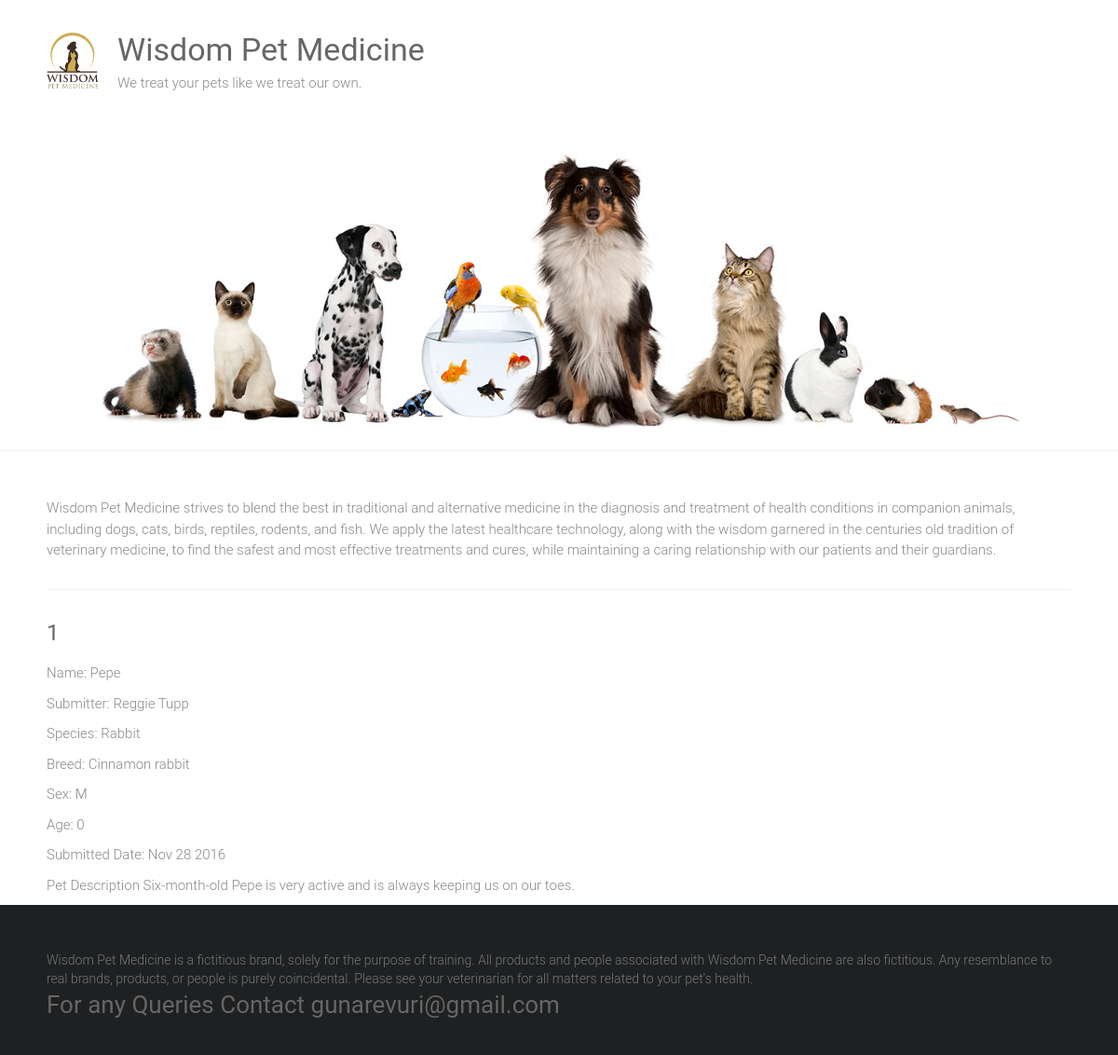
The app's page /adoptions/1 with its own data.
### adoptions/models.py (models this page shows)
class Pet(models.Model):
    SEX_CHOICES = [('M', 'Male'), ('F', 'Female')]
    name = models.CharField(max_length=100)
    submitter = models.CharField(max_length=100)
    species = models.CharField(max_length=30)
    breed = models.CharField(max_length=30, blank=True)
    description = models.TextField()
    sex = models.CharField(choices=SEX_CHOICES, max_length=1, blank=True)
    submission_date = models.DateTimeField()
    age = models.IntegerField(null=True)
    vaccinations = models.ManyToManyField('Vaccine', blank=True)

### adoptions/views.py (the view)
# urls.py: path('adoptions/<int:id>', views.pet_detail, name='pet_detail'),
def pet_detail(request, id):
    try:
        pet = Pet.objects.get(id=id)
    except Pet.DoesNotExist:
        raise Http404('Pet not found')
    return render(request, 'adoptions/pet_detail.html', {'pet': pet})

### adoptions/templates/adoptions/pet_detail.html (shortened to what this page needs)
{% extends 'adoptions/base.html' %}
{% block content %}
<div class="pet_detail">
	<h4>{{pet.id}}</h4>
	<p> Name: {{pet.name | capfirst }}</p>
	<p>Submitter: {{ pet.submitter }}</p>
	<p>Species: {{ pet.species }}</p>
	{% if pet.breed %}
		<p>Breed: {{ pet.breed }}</p>
	{% endif %}
	{% if pet.sex %}
		<p>Sex: {{ pet.sex }}</p>
	{% endif %}
	<p> Age: {{ pet.age }}</p>
	<p>Submitted Date: {{ pet.submission_date| date:"M d Y" }}</p>
	<p>Pet Description {{ pet.description }} </p>
</div>
{% endblock %}

### adoptions/templates/adoptions/base.html (shortened to what this page needs)
{% load static %}
<html lang="en-US">
    <head>
               <link rel="stylesheet" id="ample-style-css" href="{% static 'style.css' %}" type="text/css" media="all">
    </head>
    <body class="wide">
        <div id="page" class="hfeed site">
            <header>
                <div class="header">
                    <div class="main-head-wrap inner-wrap clearfix">
                        <div id="header-logo-image">
                            <a href="/">
                                <img src="{% static 'images/logo.png' %}">
                            </a>
                        </div>
                        <div id="header-text" class="">
                            <h1 id="site-title">
                                <a href="{% url 'home' %}">Wisdom Pet Medicine</a>
                            </h1>
                            <p>We treat your pets like we treat our own.</p>
                        </div>
                    </div>
                    <img src="{% static 'images/header.jpg' %}">
                </div>
            </header>
            <div class="main-wrapper">
                <div class="single-page clearfix">
                    <div class="inner-wrap">
                        <p>Wisdom Pet Medicine strives to blend the best in traditional and alternative medicine in the diagnosis and treatment of health conditions in companion animals, including dogs, cats, birds, reptiles, rodents, and fish. We apply the latest healthcare technology, along with the wisdom garnered in the centuries old tradition of veterinary medicine, to find the safest and most effective treatments and cures, while maintaining a caring relationship with our patients and their guardians.</p>
                        <hr>
                        <div>
                            {% block content %}
                            {% endblock %}
                        </div>
                    </div>
                </div>
            </div>
            <footer id="colophon">
                <div class="inner-wrap">
                    Wisdom Pet Medicine is a fictitious brand, solely for the purpose of training. All products and people associated with Wisdom Pet Medicine are also fictitious. Any resemblance to real brands, products, or people is purely coincidental. Please see your veterinarian for all matters related to your pet's health.
                    <h3>For any Queries Contact gunarevuri@gmail.com
                </div>
            </footer>
        </div>
    </body>
</html>

### static/style.css (style rules this page uses)
html, body, div, span, applet, object, iframe, h1, h2, h3, h4, h5, h6, p, blockquote, pre, a, abbr, acronym, address, big, cite, code, del, dfn, em, font, ins, kbd, q, s, samp, small, strike, strong, sub, sup, tt, var, dl, dt, dd, ol, ul, li, fieldset, form, label, legend, table, caption, tbody, tfoot, thead, tr, th, td { border: 0; font: inherit; font-size: 100%; font-style: inherit; font-weight: inherit; margin: 0; outline: 0; padding: 0; vertical-align: baseline; }
html { overflow-y: scroll; -webkit-text-size-adjust: 100%; -ms-text-size-adjust: 100%; }
article, aside, details, figcaption, figure, footer, header, main, nav, section { display: block; }
h1, h2, h3, h4, h5, h6 { color: #666666; line-height: 1.4; padding-bottom: 15px; font-weight: normal; }
h1 { font-size: 30px; }
h3 { font-size: 26px; }
h4 { font-size: 24px; }
body, button, input, select, textarea { color: #888888; font-size: 15px; line-height: 1.5; font-family: 'Roboto', sans-serif; font-weight: 300; }
p { color: #888888; font-size: 15px; line-height: 1.5; margin-bottom: 15px; font-weight: 300; }
body { background: #f2f2f2; }
hr { border-color: #f2f2f2; border-style: solid none none; border-width: 1px 0 0; height: 0; margin: 30px 0; }
a { color: #80abc8; text-decoration: none; -webkit-transition: 0.25s ease-in-out; -moz-transition: 0.25s ease-in-out; transition: 0.25s ease-in-out; -ms-transition: 0.25s ease-in-out; -o-transition: 0.25s ease-in-out; }
img { max-width: 100%; height: auto; vertical-align: top; margin-bottom: 18px; }
a img { border: 0; }
.clearfix:after { visibility: hidden; display: block; font-size: 0; content: " "; clear: both; height: 0; }
.clearfix { display: inline-block; }
.clearfix { display: block; }
body { padding-top: 30px; padding-bottom: 30px; }
body.wide { padding-top: 0; padding-bottom: 0; }
#page { background-color: #ffffff; margin: 0 auto; max-width: 1180px; box-shadow: 0 1px 2px 0 rgba(0, 0, 0, 0.1); }
.wide #page { max-width: 100%; }
.inner-wrap { max-width: 1100px; margin: 0 auto; }
.main-head-wrap { padding: 30px 0; }
.header { border-bottom: 1px solid #f2f2f2; }
#header-logo-image { float: left; padding: 5px 20px 5px 0; max-width: 100%; }
#header-logo-image img { margin-bottom: 0px; max-height: 60px; height: auto; width: auto; }
#header-text { float: left; padding-right: 20px; }
#site-title { padding-bottom: 0; }
#site-title a { color: #666666; font-size: 34px; }
.single-page { margin-top: 50px; }
.single-page p { margin-bottom: 10px; }
#colophon { font-size: 14px; clear: both; color: #777; background-color: #1f2021; overflow: hidden; padding: 50px 0 20px; }
#colophon, #colophon p { font-size: 14px; line-height: 1.4; }

### records on screen
Pet: id "1", name "Pepe", submitter "Reggie Tupp", species "Rabbit", breed "Cinnamon rabbit", sex "M", age "0", submission_date "Nov 28 2016", description "Six-month-old Pepe is very active and is always keeping us on our toes."
